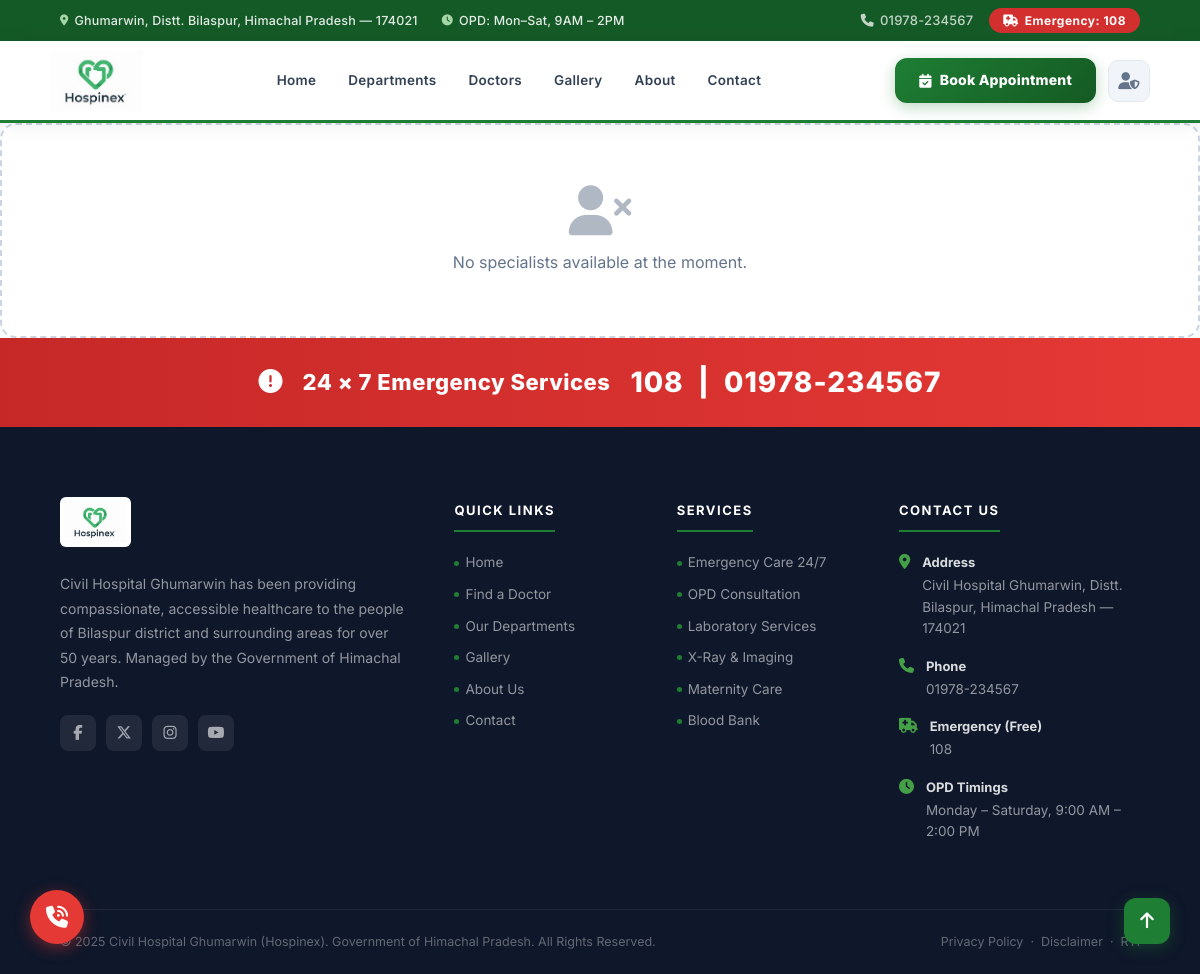
Before: /doctors/?q=Emergency with the older database file.
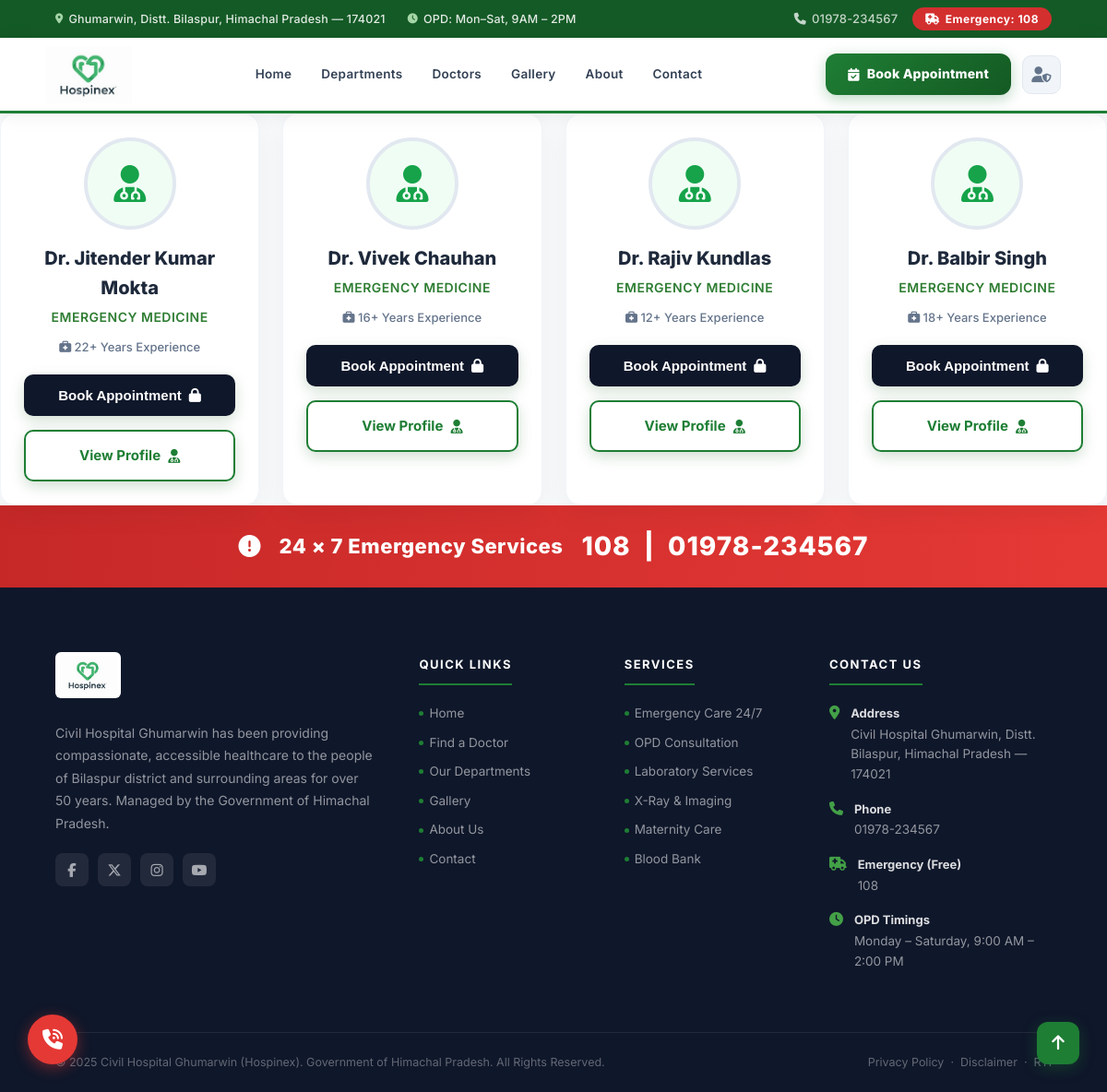
After: the same page with the newer database file.
### doctors/models.py (models this page shows, shortened)
class Doctor(models.Model):
    user = models.OneToOneField(User, on_delete=models.CASCADE, limit_choices_to={'is_staff': True})
    photo = models.ImageField(upload_to='doctors/', blank=True, null=True)
    specialization = models.CharField(blank=True, max_length=100)
    experience = models.PositiveIntegerField(blank=True, null=True)
    bio = models.TextField(blank=True)

### doctors/views.py (the view)
# urls.py: path("doctors/", views.doctor_list, name="doctor_list"),
def doctor_list(request):
    query = request.GET.get('q')
    doctors = Doctor.objects.all()
    if query:
        doctors = doctors.filter(
            Q(user__first_name__icontains=query) |
            Q(user__last_name__icontains=query) |
            Q(specialization__icontains=query)
        )
    return render(request, 'doctors/doctor_list.html', {'doctors': doctors})

### templates/doctors/doctor_list.html (shortened to what this page needs)
{% extends "base.html" %}
{% load static %}
{% block content %}
<link rel="stylesheet" href="https://cdnjs.cloudflare.com/ajax/libs/font-awesome/6.5.0/css/all.min.css">
        <div class="doctor-grid" id="doctorGrid" style="display: grid; grid-template-columns: repeat(auto-fill, minmax(260px, 1fr)); gap: 25px;">
            {% for doctor in doctors %}
            <div class="doctor-card filter-card" data-spec="{{ doctor.specialization|lower }}">
                {% if doctor.photo %}
                <img src="{{ doctor.photo.url }}" alt="Doctor" class="doc-img">
                {% else %}
                <div
                    style="width:100px; height:100px; border-radius:50%; background:#f0fdf4; display:flex; align-items:center; justify-content:center; margin: 0 auto 15px; font-size:40px; color:#16a34a; border:4px solid #e2e8f0;">
                    <i class="fa-solid fa-user-doctor"></i>
                </div>
                {% endif %}
                <h4 class="doc-name">Dr. {{ doctor.user.get_full_name|default:doctor.user.username }}</h4>
                <div class="doc-spec">{{ doctor.specialization|default:"General Medicine" }}</div>
                <div class="doc-exp"><i class="fa-solid fa-briefcase-medical"></i> {{ doctor.experience|default:"5" }}+
                    Years Experience</div>
                {% if request.user.is_authenticated %}
                <button type="button" class="btn-book" onclick="window.location.href='{% url 'book_appointment' doctor.user.id %}'">
                    Book Appointment <i class="fa-solid fa-calendar-check"></i>
                </button>
                {% else %}
                <button type="button" class="btn-book" style="background:#0f172a;" onclick="window.location.href='{% url 'patient_login' %}?next={% url 'book_appointment' doctor.user.id %}'">
                    Book Appointment <i class="fa-solid fa-lock"></i>
                </button>
                {% endif %}
                <a href="{% url 'doctor_detail' doctor.id %}" class="btn-book" style="background: white; color: #1e7e34; border: 2px solid #1e7e34; margin-top: 15px; text-decoration: none;">
                    View Profile <i class="fa-solid fa-user-doctor"></i>
                </a>
            </div>
            {% empty %}
            <div class="no-doctors">
                <i class="fa-solid fa-user-xmark"></i>
                <p>No specialists available at the moment.</p>
            </div>
            {% endfor %}
        </div>
{% endblock %}

Changed rows visible on the page:
added Doctor: user.get_full_name "Jitender Kumar Mokta", specialization "EMERGENCY MEDICINE", experience "22"
added Doctor: user.get_full_name "Vivek Chauhan", specialization "EMERGENCY MEDICINE", experience "16"
added Doctor: user.get_full_name "Rajiv Kundlas", specialization "EMERGENCY MEDICINE", experience "12"
added Doctor: user.get_full_name "Balbir Singh", specialization "EMERGENCY MEDICINE", experience "18"
Other visible differences:
text no longer shown: "No specialists available at the moment."
